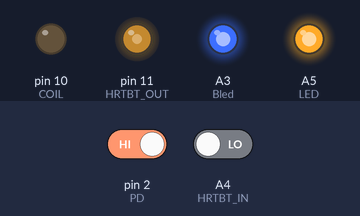
A sketch run on a simulated Arduino Leonardo, built with avr-gcc and run on an emulated ATmega32U4. Parts: output pins drawn as LEDs (lit = HIGH). Dashed ring = blinking. Inputs (shaded band) come from the test bench; at power-on: pin 2 (PD) HIGH, A4 (HRTBT_IN) LOW.

Above: at 1.2 s.
1.3 s: pin 2 (PD) driven LOW
At 2.0 s:
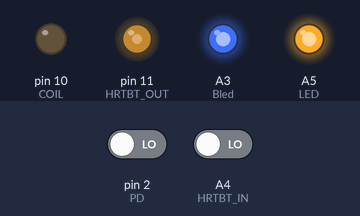
5.8 s: pin 2 (PD) driven HIGH
At 6.6 s:
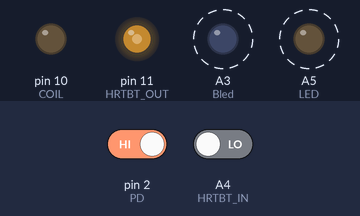
Timing chart, 0 to 14.8 s (numbered marks = the images above; inputs shaded):
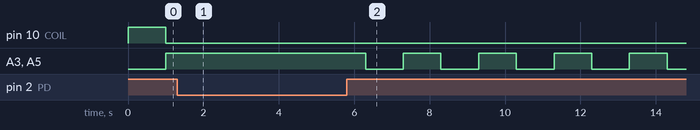

The sketch:

LSB2_4.ino
```cpp
//Laser Safety Board
// By Peter Bradbury
// Rev 2

#define DIP 5
#define COIL 10
#define LED A5
#define PWR A2
#define Bled A3
#define HRTBT_OUT 11
#define HRTBT_IN A4
#define SR_FBK A0


int PD = 2;
int PDs = 1;
int DIPs = 0;
int LEDstate = 0;
int MCINs = 1;
int flag = 0;

unsigned long duration;
unsigned long duration2;
unsigned long previousMillis = 0;
const long interval = 1000;
int PWRraw;
float PWRv;
unsigned long startMicros;
unsigned long endMicros;
unsigned long totalMicros;
//unsigned long startMicros2;
//unsigned long totalMicros2;
float SR_FBKv;

int flag2 = 0;
int flag3 = 1;
unsigned long HRTBT_duration;

unsigned long timer = 0;
unsigned long endTimer = 0;

void setup() {
  pinMode(DIP, INPUT);
  pinMode(COIL, OUTPUT);
  pinMode(LED, OUTPUT);
  pinMode(PD, INPUT);
  pinMode(Bled, OUTPUT);
  //pinMode(PWR, INPUT);
    pinMode(HRTBT_OUT, OUTPUT);
  pinMode(HRTBT_IN, INPUT);
    pinMode(SR_FBK, INPUT);

  digitalWrite(COIL, HIGH);
  Serial1.begin(115200);
  //delay(1000);
//    while (!Serial)
//  {
//    ; // wait for serial port to connect. Needed for Leonardo only
//  }
  Serial1.println("setup");
analogWrite(HRTBT_OUT, 125);
}

void loop() {

//DIPs = digitalRead(DIP);
//if (DIPs == LOW){
// analogWrite(MCOUT, 125);
//}
//
//if (DIPs == HIGH){
//  analogWrite(MCOUT, 255);
//}

//  duration = pulseIn(PD, HIGH);
//  Serial.print("Pulse Width: ");
//  Serial.print(duration);
//  Serial.println(" uS");

//startMicros2 = micros();
//  duration2 = pulseIn(MCIN, HIGH, 800);
//  Serial.print("Pulse Width: ");
//  Serial.print(duration2);
//  Serial.println(" uS");

//  startMicros = micros();
//MCINs = digitalRead(MCIN);
PDs = digitalRead(PD);
if (flag == 0){
if (PDs == LOW){
  startMicros = micros();
  flag = 1;
}
//  endMicros = micros();
//  //totalMicros = endMicros - startMicros;
//  totalMicros2 = endMicros - startMicros2;
//  //Serial.print("total micros:");
//  //Serial.println(totalMicros);
//  Serial.print("total micros 2:  ");
//  Serial.println(totalMicros2);
//  Serial.println("LASER KILL");
//  delay(1000);
}
PDs = digitalRead(PD);
if(PDs == HIGH){
  startMicros = micros();
}
if (flag == 1){
  endMicros = micros();
  totalMicros = endMicros - startMicros;
  if (totalMicros >= 500){
    digitalWrite (COIL, LOW);
    Serial1.println("LOW");
    flag = 0;
    delay(5000);
  }
}
//  digitalWrite(Bled, HIGH);
//  delay(1000);
//  digitalWrite(Bled, LOW);


//  PWRraw = analogRead(PWR);
//  delay(50);
//  PWRraw = analogRead(PWR);
//  delay(50);
//  PWRv = PWRraw*(5.0/1023.0);
//   Serial.print("PWR voltage: ");
//  Serial.print(PWRv);
//  Serial.println(" V");

  unsigned long currentMillis = millis();

 if (currentMillis - previousMillis >= interval) {
    // save the last time you blinked the LED
    previousMillis = currentMillis;

     //if the LED is off turn it on and vice-versa:
    if (LEDstate == LOW) {
      LEDstate = HIGH;
    } else {
      LEDstate = LOW;
    }

//     set the LED with the ledState of the variable:
    digitalWrite(LED, LEDstate);
    digitalWrite(Bled, LEDstate);
      }
if (duration == 0){
  if (flag2 == 0){
  timer = millis();
  flag2 = 1;
  }
  endTimer = millis();
  if (endTimer - timer >= 200000){
    flag2 = 0;
    flag3 = 1;
  }
}

if (flag3 == 1){
  HRTBT_duration = pulseIn(HRTBT_IN, HIGH);
  SR_FBKv = analogRead(SR_FBK);
  flag3 = 0;
}

if (HRTBT_duration == 0){
  digitalWrite (COIL, LOW);
}

if (COIL == LOW && SR_FBKv >= 3.5){
  Serial.println("MCU SR control malfunciton or SR malfunction");
  Serial.println("MCU requesting SR coil low, but SR coil is high or contacts welded");
}

if (COIL == HIGH && SR_FBKv <= 1.5){
    Serial.println("MCU SR control malfunciton or SR malfunction");
  Serial.println("MCU requesting SR coil HIGH, but SR coil is LOW or contacts welded");
}


// DIPs = digitalRead(DIP);
//if (DIPs == HIGH){
//  digitalWrite (COIL, HIGH);
//  Serial.println("high");
//
//}
//if (duration >= 490 && duration <= 510){
//  digitalWrite (COIL, HIGH);
//    Serial.println("HIGH");
//}
//if (duration <= 489){
//  digitalWrite (COIL, LOW);
//  Serial.println("LOW");
//}
//if (duration >= 512){
//   digitalWrite (COIL, LOW);
//  Serial.println("LOW");
//}
}
```

Measured:
- after the input at 1.3 s, A3 (Bled), A5 (LED): stops changing and stays HIGH
